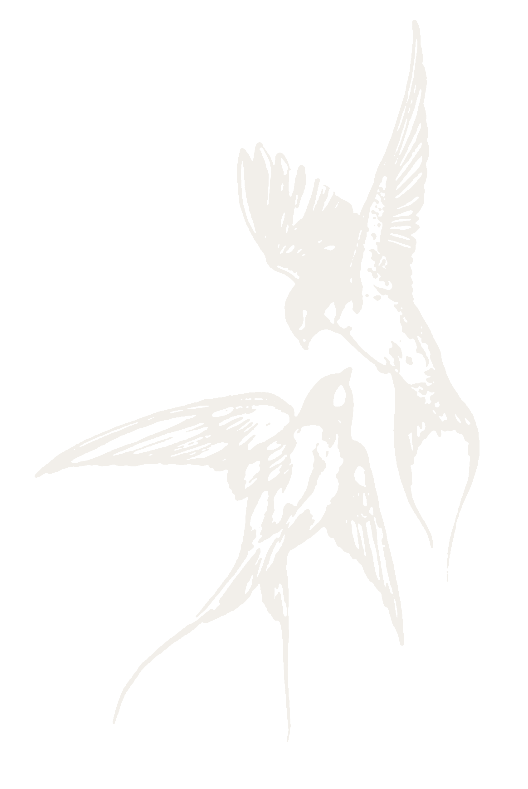
#> input picture elementos/tinta/andorinhas-claro.png, 1056 x 1578 px, given in place of andorinhas-claro.png.png, which was not available (shown at 1/2 size)
$ python reticula.py ../elementos/tinta/andorinhas-claro.png
#> lines starting #> are read from the running program, lines starting #| are printed output that depends on the picture
"""Passa uma imagem em tinta (PNG com alfa) para retícula de pontos (meio-tom), como impressão barata.
Cada célula da grade vira um ponto cujo tamanho segue a quantidade de tinta ali. Grade girada 45°.
Uso, dentro de modelos/: python3 reticula.py nome [nome...] [--passo 9]  ->  ../elementos/tinta/<nome>-ret.png
"""
import math
import sys
from PIL import Image, ImageDraw, ImageFilter

args = [a for a in sys.argv[1:] if not a.startswith("--")]
passo = 9
if "--passo" in sys.argv:
    passo = int(sys.argv[sys.argv.index("--passo") + 1])
    args.remove(str(passo))

ESCALA = 4  # desenha os pontos 4x maior e reduz no fim, pra borda sair lisa
ANG = math.radians(45)

for nome in args:
    src = Image.open(f"../elementos/tinta/{nome}.png").convert("RGBA")
#> src is the input picture: PIL image 1056x1578 RGBA; mean R, G, B, A 242, 239, 234, 33.4
    a = src.split()[-1].filter(ImageFilter.GaussianBlur(passo / 3))
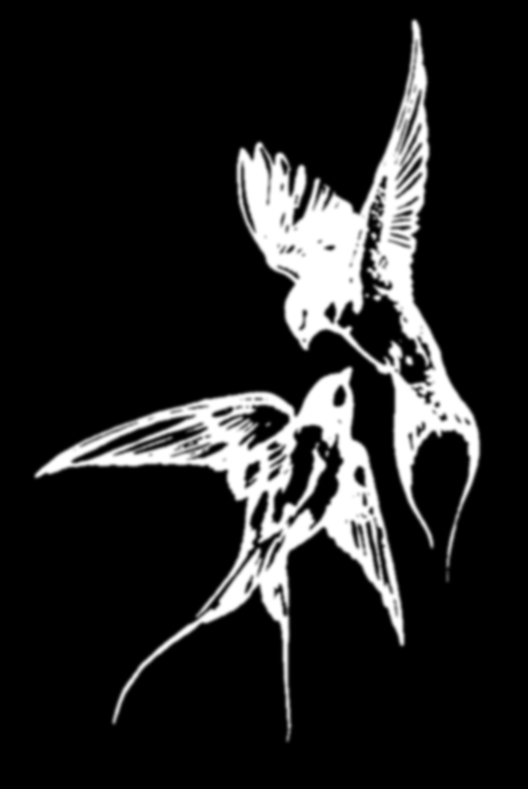
#> a: PIL image 1056x1578 L (shown at 1/2 size); min 0, max 255, mean 33.4
    w, h = src.size
#> w = 1056; h = 1578
    out = Image.new("L", (w * ESCALA, h * ESCALA), 0)
#> out: PIL image 4224x6312 L; every value is 0
    d = ImageDraw.Draw(out)
    c, s = math.cos(ANG), math.sin(ANG)
    diag = int(math.hypot(w, h) / passo) + 2
#> diag = 212
    for i in range(-diag, diag):
        for j in range(-diag, diag):
            # centro da célula na grade girada
            x = (i * c - j * s) * passo + w / 2
            y = (i * s + j * c) * passo + h / 2
            if not (0 <= x < w and 0 <= y < h):
                continue
            v = a.getpixel((int(x), int(y))) / 255
            if v < .04:
                continue
            r = passo * .72 * math.sqrt(v) * ESCALA
            X, Y = x * ESCALA, y * ESCALA
            d.ellipse((X - r, Y - r, X + r, Y + r), fill=255)
    alpha = out.resize((w, h), Image.LANCZOS)
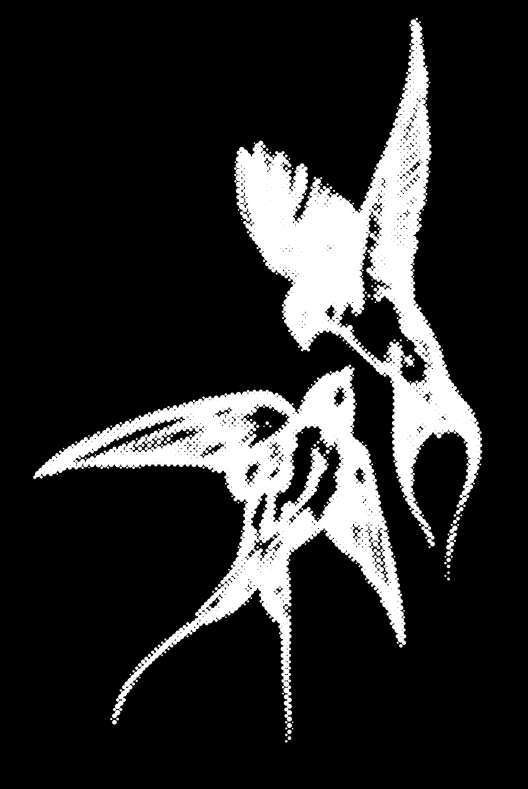
#> alpha: PIL image 1056x1578 L (shown at 1/2 size); min 0, max 255, mean 41.1
    res = Image.new("RGBA", (w, h), (17, 16, 17, 0))
    res.putalpha(alpha)
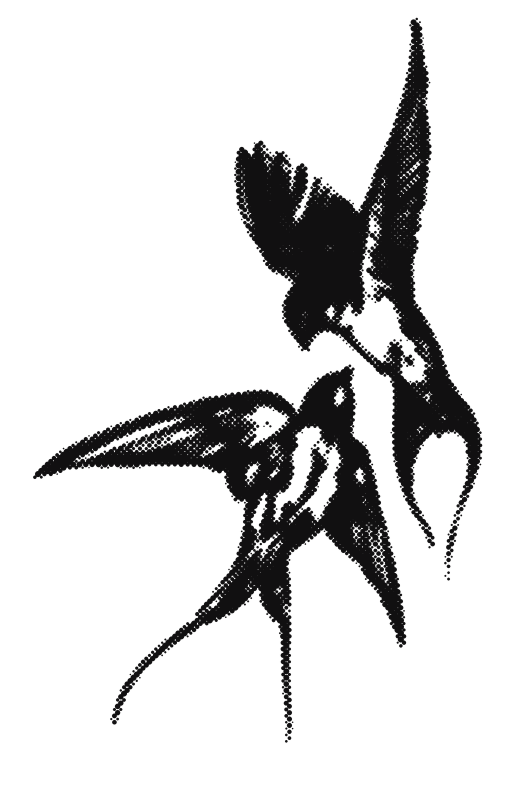
#> res: PIL image 1056x1578 RGBA (shown at 1/2 size); mean R, G, B, A 17, 16, 17, 41.1; transparent parts drawn white
    res.save(f"../elementos/tinta/{nome}-ret.png")
    print(nome, (w, h))
#| ../elementos/tinta/andorinhas-claro.png (1056, 1578)

$ run again, on elementos/tinta/batida.png
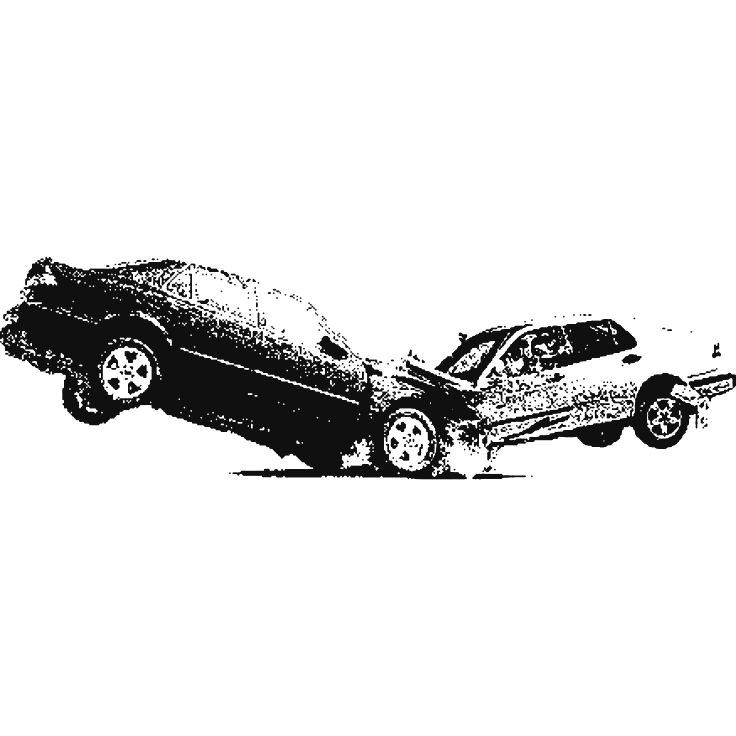
#> input picture elementos/tinta/batida.png, 736 x 736 px, given in place of batida.png.png, which was not available
#> src is the input picture: PIL image 736x736 RGBA; mean R, G, B, A 17, 16, 17, 29
#> out: PIL image 2944x2944 L; every value is 0
#> `alpha = out.resize((w, h), Image.LANCZOS)`:
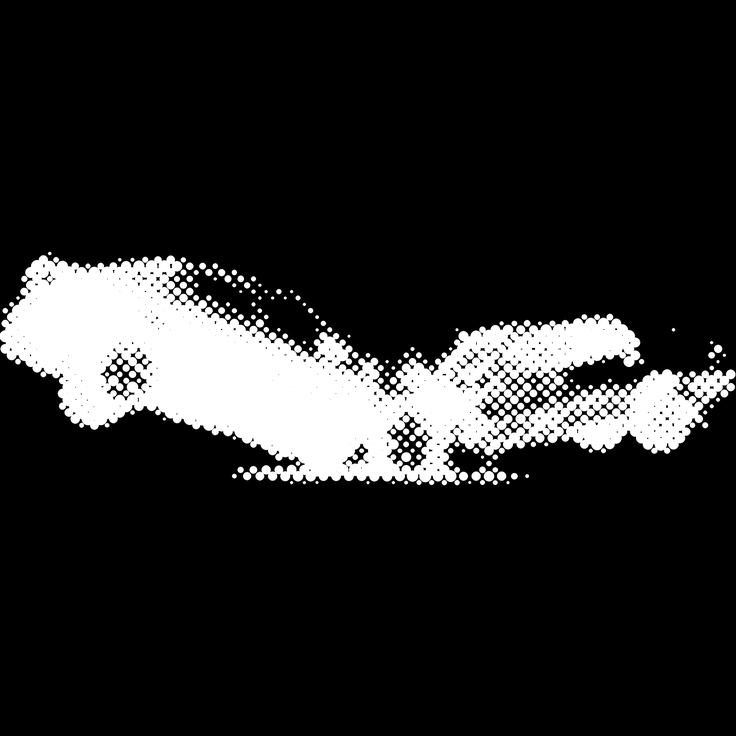
#> alpha: PIL image 736x736 L; min 0, max 255, mean 37
#> `res.putalpha(alpha)`:
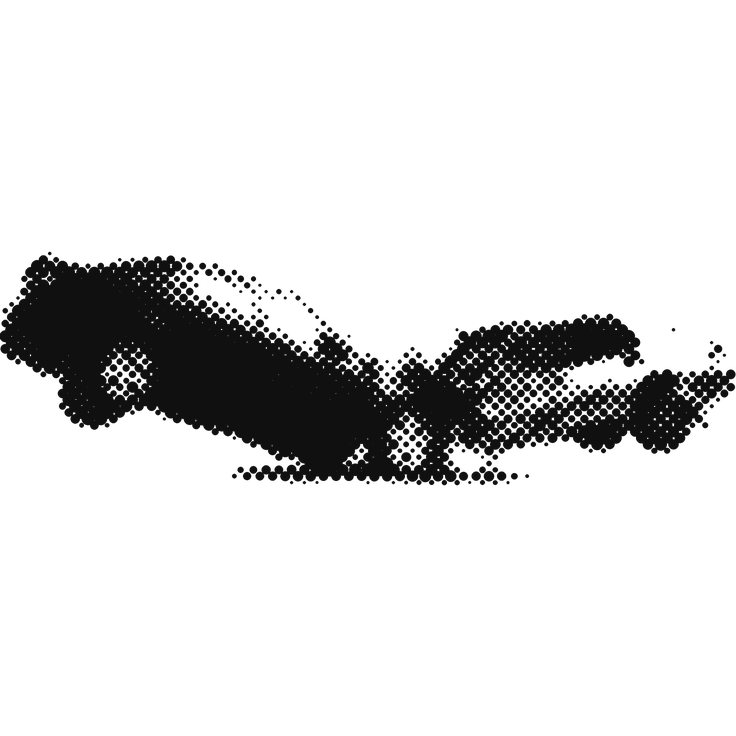
#> res: PIL image 736x736 RGBA; mean R, G, B, A 17, 16, 17, 37; transparent parts drawn white
#| ../elementos/tinta/batida.png (736, 736)
